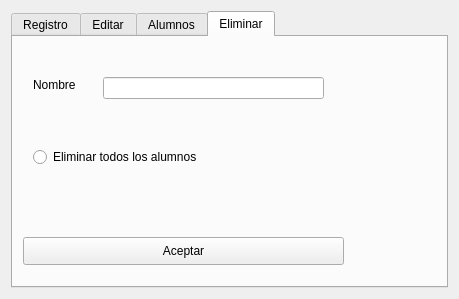
<?xml version="1.0" encoding="UTF-8"?>
<ui version="4.0">
 <class>Registro</class>
 <widget class="QWidget" name="Registro">
  <property name="geometry">
   <rect>
    <x>0</x>
    <y>0</y>
    <width>459</width>
    <height>299</height>
   </rect>
  </property>
  <property name="windowTitle">
   <string>Registro de estudiantes</string>
  </property>
  <layout class="QGridLayout" name="gridLayout">
   <item row="1" column="0">
    <widget class="QTabWidget" name="LecturaTab">
     <property name="currentIndex">
      <number>3</number>
     </property>
     <widget class="QWidget" name="RegistroTab">
      <attribute name="title">
       <string>Registro</string>
      </attribute>
      <layout class="QGridLayout" name="gridLayout_2">
       <item row="8" column="0" colspan="5">
        <widget class="QPushButton" name="AceptarPB">
         <property name="text">
          <string>Aceptar</string>
         </property>
        </widget>
       </item>
       <item row="4" column="4">
        <widget class="QPushButton" name="MostrarPB">
         <property name="maximumSize">
          <size>
           <width>16777215</width>
           <height>16777215</height>
          </size>
         </property>
         <property name="text">
          <string>Mostrar</string>
         </property>
        </widget>
       </item>
       <item row="0" column="2" colspan="2">
        <widget class="QLineEdit" name="NombreLE">
         <property name="text">
          <string/>
         </property>
        </widget>
       </item>
       <item row="5" column="2" colspan="2">
        <widget class="QLineEdit" name="MateriasLE"/>
       </item>
       <item row="1" column="2" colspan="2">
        <widget class="QLineEdit" name="CorreoLE"/>
       </item>
       <item row="4" column="2" colspan="2">
        <widget class="QLineEdit" name="ContrasenaLE">
         <property name="echoMode">
          <enum>QLineEdit::Password</enum>
         </property>
        </widget>
       </item>
       <item row="0" column="1">
        <widget class="QLabel" name="NombreL">
         <property name="text">
          <string>Nombre</string>
         </property>
        </widget>
       </item>
       <item row="1" column="1">
        <widget class="QLabel" name="CorreoL">
         <property name="text">
          <string>Correo</string>
         </property>
        </widget>
       </item>
       <item row="4" column="1">
        <widget class="QLabel" name="ContasenaL">
         <property name="text">
          <string>Contraseña</string>
         </property>
        </widget>
       </item>
       <item row="5" column="1">
        <widget class="QLabel" name="MateriasL">
         <property name="text">
          <string>Materias</string>
         </property>
        </widget>
       </item>
      </layout>
     </widget>
     <widget class="QWidget" name="EditarTab">
      <attribute name="title">
       <string>Editar</string>
      </attribute>
      <widget class="QLabel" name="NombreEditL">
       <property name="geometry">
        <rect>
         <x>30</x>
         <y>20</y>
         <width>55</width>
         <height>16</height>
        </rect>
       </property>
       <property name="text">
        <string>Nombre</string>
       </property>
      </widget>
      <widget class="QLineEdit" name="NombreEditLE">
       <property name="geometry">
        <rect>
         <x>100</x>
         <y>20</y>
         <width>211</width>
         <height>22</height>
        </rect>
       </property>
      </widget>
      <widget class="Line" name="line">
       <property name="geometry">
        <rect>
         <x>0</x>
         <y>50</y>
         <width>591</width>
         <height>16</height>
        </rect>
       </property>
       <property name="orientation">
        <enum>Qt::Horizontal</enum>
       </property>
      </widget>
      <widget class="QPushButton" name="AceptarEditLE">
       <property name="geometry">
        <rect>
         <x>10</x>
         <y>210</y>
         <width>411</width>
         <height>28</height>
        </rect>
       </property>
       <property name="text">
        <string>Aceptar</string>
       </property>
      </widget>
      <widget class="QLabel" name="label_11">
       <property name="geometry">
        <rect>
         <x>10</x>
         <y>60</y>
         <width>141</width>
         <height>21</height>
        </rect>
       </property>
       <property name="font">
        <font>
         <pointsize>10</pointsize>
         <weight>75</weight>
         <bold>true</bold>
        </font>
       </property>
       <property name="text">
        <string>Campos a editar</string>
       </property>
      </widget>
      <widget class="QWidget" name="layoutWidget">
       <property name="geometry">
        <rect>
         <x>10</x>
         <y>90</y>
         <width>411</width>
         <height>119</height>
        </rect>
       </property>
       <layout class="QGridLayout" name="gridLayout_3">
        <item row="1" column="1">
         <widget class="QLineEdit" name="CorreoEditLE"/>
        </item>
        <item row="0" column="0">
         <widget class="QLabel" name="NombreEdit2L">
          <property name="text">
           <string>Nombre</string>
          </property>
         </widget>
        </item>
        <item row="1" column="0">
         <widget class="QLabel" name="CorreoEditL">
          <property name="text">
           <string>Correo</string>
          </property>
         </widget>
        </item>
        <item row="3" column="0">
         <widget class="QLabel" name="MateriasEditL">
          <property name="text">
           <string>Materias</string>
          </property>
         </widget>
        </item>
        <item row="3" column="1">
         <widget class="QLineEdit" name="MateriasEditLE"/>
        </item>
        <item row="2" column="1">
         <widget class="QLineEdit" name="ContrasenaEditLE"/>
        </item>
        <item row="2" column="0">
         <widget class="QLabel" name="ContrasenaEditL">
          <property name="text">
           <string>Contraseña</string>
          </property>
         </widget>
        </item>
        <item row="0" column="1">
         <widget class="QLineEdit" name="NombreEdit2LE"/>
        </item>
        <item row="0" column="2">
         <widget class="QCheckBox" name="NomCB">
          <property name="text">
           <string/>
          </property>
         </widget>
        </item>
        <item row="1" column="2">
         <widget class="QCheckBox" name="CorrCB">
          <property name="text">
           <string/>
          </property>
         </widget>
        </item>
        <item row="2" column="2">
         <widget class="QCheckBox" name="ContCB">
          <property name="text">
           <string/>
          </property>
         </widget>
        </item>
        <item row="3" column="2">
         <widget class="QCheckBox" name="MateriasCB">
          <property name="text">
           <string/>
          </property>
         </widget>
        </item>
       </layout>
      </widget>
     </widget>
     <widget class="QWidget" name="tab">
      <attribute name="title">
       <string>Alumnos</string>
      </attribute>
      <widget class="QPushButton" name="MostrarPB_2">
       <property name="geometry">
        <rect>
         <x>320</x>
         <y>0</y>
         <width>93</width>
         <height>28</height>
        </rect>
       </property>
       <property name="text">
        <string>Mostrar</string>
       </property>
      </widget>
      <widget class="QTextEdit" name="MensajeTE">
       <property name="geometry">
        <rect>
         <x>0</x>
         <y>30</y>
         <width>431</width>
         <height>221</height>
        </rect>
       </property>
      </widget>
     </widget>
     <widget class="QWidget" name="EliminarTab">
      <attribute name="title">
       <string>Eliminar</string>
      </attribute>
      <widget class="QLabel" name="NombreElimL">
       <property name="geometry">
        <rect>
         <x>20</x>
         <y>40</y>
         <width>55</width>
         <height>16</height>
        </rect>
       </property>
       <property name="text">
        <string>Nombre</string>
       </property>
      </widget>
      <widget class="QLineEdit" name="NombreElimLE">
       <property name="geometry">
        <rect>
         <x>90</x>
         <y>40</y>
         <width>221</width>
         <height>22</height>
        </rect>
       </property>
      </widget>
      <widget class="QRadioButton" name="ElimTodosRB">
       <property name="geometry">
        <rect>
         <x>20</x>
         <y>110</y>
         <width>181</width>
         <height>20</height>
        </rect>
       </property>
       <property name="text">
        <string>Eliminar todos los alumnos</string>
       </property>
      </widget>
      <widget class="QPushButton" name="AceptarElimPB">
       <property name="geometry">
        <rect>
         <x>10</x>
         <y>200</y>
         <width>321</width>
         <height>28</height>
        </rect>
       </property>
       <property name="text">
        <string>Aceptar</string>
       </property>
      </widget>
     </widget>
    </widget>
   </item>
  </layout>
 </widget>
 <resources/>
 <connections/>
</ui>
